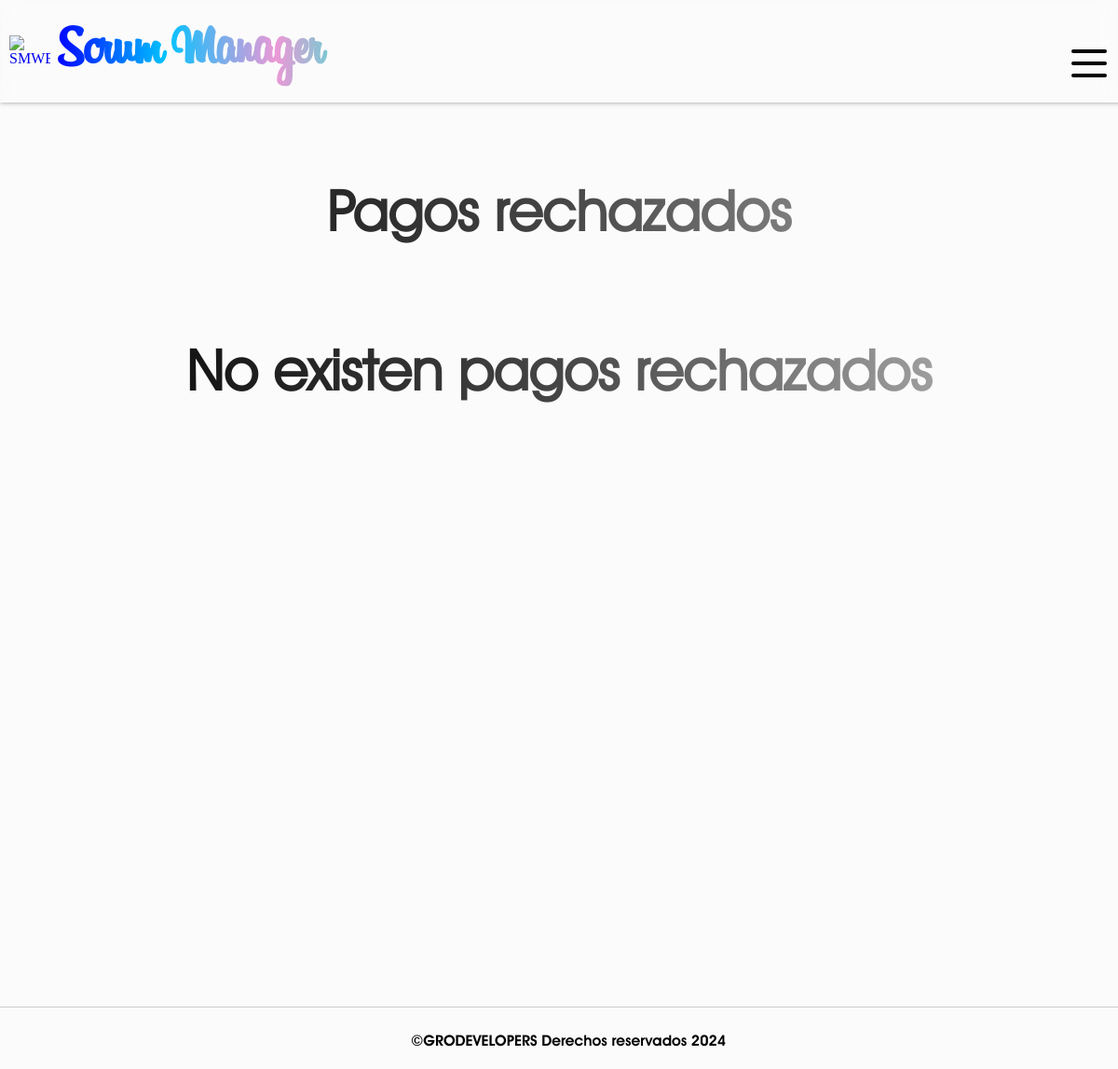
Before: /user-rejected-payments/ (signed in) with the older database file.
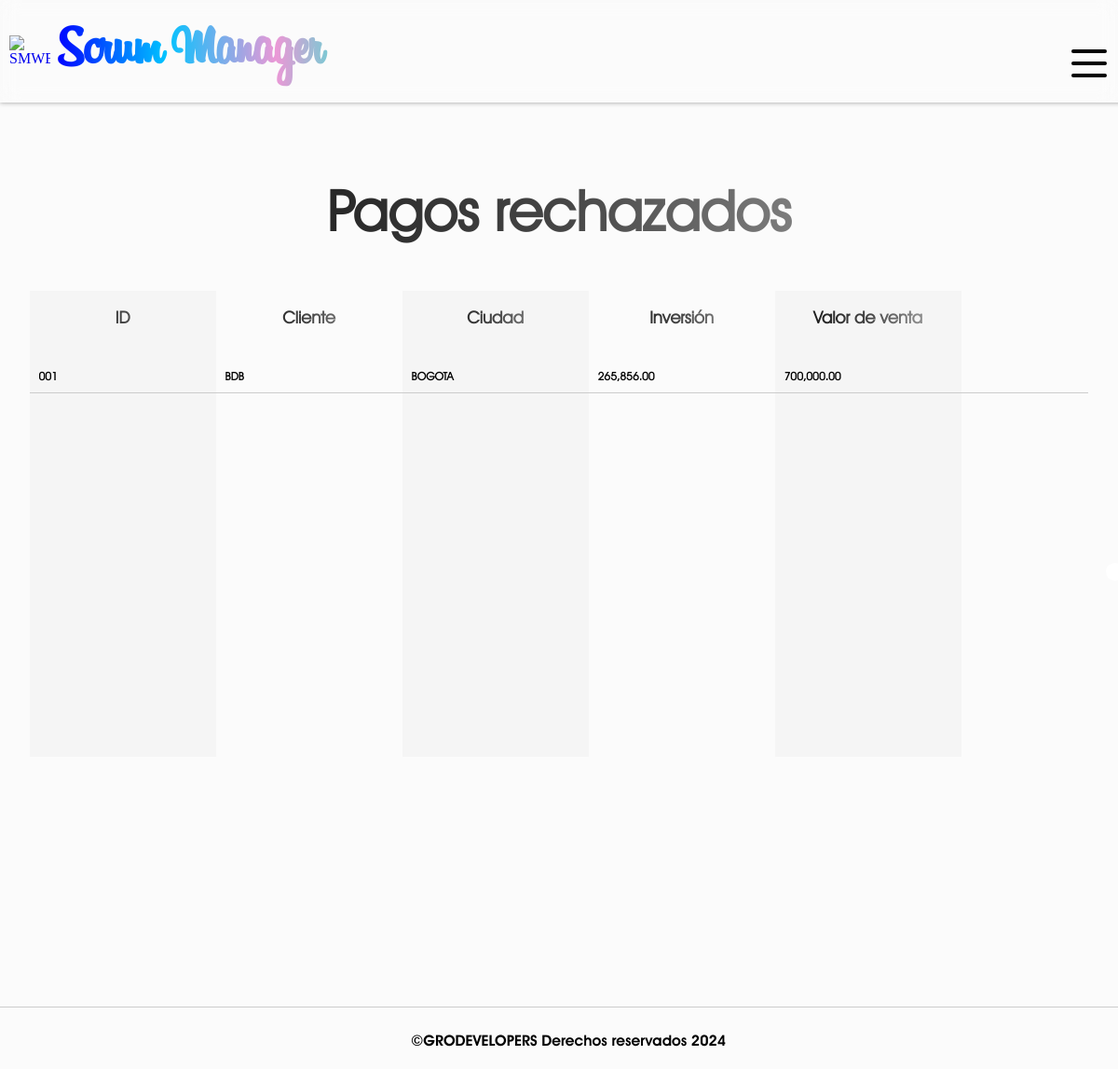
After: the same page with the newer database file.
### SMWEB/models.py (models this page shows, shortened)
class PaymentRejected(models.Model):
    order_id = models.CharField(verbose_name="Número de caso", max_length=255)
    client = models.CharField(verbose_name="Cliente", max_length=255, null=False, default="")
    city = models.CharField(verbose_name="Ciudad", max_length=255, null=False)
    invesment = models.DecimalField(verbose_name="Inversión", max_digits=20, decimal_places=2, null= True)
    sales_value = models.DecimalField(verbose_name="Valor de venta", max_digits=20, decimal_places=2, null= True)
    service_description = models.TextField(verbose_name="Descripción del servicio")
    in_charge = models.CharField(verbose_name="Encargado", max_length=255, null=False, default="")
    company = models.CharField(verbose_name="Empresa", max_length=255, null=False, default="")
    account_owner = models.CharField(verbose_name="Propietario de la cuenta", max_length=255, default="")
    bank_account = models.CharField(verbose_name="Banco", max_length=255, default="")
    account_number = models.CharField(verbose_name="Número de cuenta", max_length=255, default="")
    type_account = models.CharField(verbose_name="Tipo de cuenta", max_length=255, default="")
    amount = models.IntegerField(verbose_name="Pago")
    comments = models.TextField(verbose_name="Comentarios")
    made_by = models.CharField(verbose_name="Realizado por", max_length=255)
    created_at = models.DateField(verbose_name="Creado el")
    rejected_at = models.DateField(verbose_name="Rechazado el", auto_now_add=True)
    rejected_by = models.CharField(verbose_name="Rechazado por", max_length=255)
    class Meta:
        verbose_name = 'Pago rechazado'
        verbose_name_plural = 'Pagos rechazados'

### SMWEB/views.py (the view)
# urls.py: path('user-rejected-payments/', views.user_rejected_payments, name='user-rejected-payments'),
@login_required(login_url=inicio)
def user_rejected_payments(request):
    user_rol = request.user.rol
    user_company = request.user.company_id
    first_name = request.user.first_name
    if user_rol != 'gestor':
        messages.warning(request, f'Tu rol de {user_rol} no te permite acceder a los pagos rechazados')
        return redirect('inicio')
    payments = PaymentRejected.objects.filter(company = user_company).filter(in_charge = first_name.upper()).order_by('-created_at')
    formatted_invesment = []
    formatted_sales = []
    formatted_payments = []
    for payment in payments:
        if payment.invesment is not None:
            invesment = format_amount(payment.invesment)
            formatted_invesment.append(invesment)
        else:
            formatted_invesment.append(0)
        if payment.sales_value is not None:
            sales = format_amount(payment.sales_value)
            formatted_sales.append(sales)
        else:
            formatted_sales.append(0)
        if payment.amount is not None:
            payment_amount = format_amount(payment.amount)
            formatted_payments.append(payment_amount)
        else:
            formatted_payments.append(0)
    return render(request, 'user_rejected_payments.html',{
        'payments': payments,
        'formatted_invesment': formatted_invesment,
        'formatted_sales': formatted_sales,
        'formatted_payments': formatted_payments
    })

### SMWEB/context_processors.py (called while the page is built)
def get_status(request):
    if request.user.is_authenticated:
        id = request.user.company_id
        company = Company.objects.get(id = id)
        return {
            'company': company
        }
    else:
        return {
            'company' : False
        }

def get_rejected_payments(request):
    if request.user.is_authenticated:
        company_id = request.user.company_id
        first_name = request.user.first_name
        rejected_payments = PaymentRejected.objects.filter(company = company_id).filter(in_charge = first_name.upper()).count()
        return {
            'rejected_payments': rejected_payments
        }
    return {
        'rejected_payments': False
        }

def get_payments(request):
    if request.user.is_authenticated:
        company_id = request.user.company_id
        rejected_payments = OrderPayment.objects.filter(company = company_id).count()
        return {
            'payments': rejected_payments
        }
    return {
        'payments': False
        }

### SMWEB/models.py (called while the page is built)
    def __str__(self):
        return self.name

### SMWEB/utils.py (called while the page is built)
def format_amount(amount):
    return f"{amount:,.2f}"

### SMWEB/templates/user_rejected_payments.html (shortened to what this page needs)
{% extends "layout.html" %}
{% block content %}
    {% if company.status %}
        <h1 id="title" >Pagos rechazados</h1>
        {% if payments %}
            <section id="payments">
                <div class="payments__column payments__column--id">
                    <h3 class="column__title">ID</h3>
                    {% for payment in payments %}
                        <div class="payments__element payments__element-id"><a href='{% url "handle-rejected-payment" payment.id %}'>{{payment.order_id}}</a></div>
                    {% endfor %}
                </div>
                <div class="payments__column payments__column--client">
                    <h3 class="column__title">Cliente</h3>
                    {% for payment in payments %}
                        <div class="payments__element payments__element-client">{{payment.client}}</div>
                    {% endfor %}
                </div>
                <div class="payments__column payments__column--city">
                    <h3 class="column__title">Ciudad</h3>
                    {% for payment in payments %}
                        <div class="payments__element payments__element-city">{{payment.city}}</div>
                    {% endfor %}
                </div>
                <div class="payments__column payments__column--invesment">
                    <h3 class="column__title">Inversión</h3>
                    {% for invesment in formatted_invesment %}
                        <div class="payments__element payments__element-invesment">{{invesment}}</div>
                    {% endfor %}
                </div>
                <div class="payments__column payments__column--sales_value">
                    <h3 class="column__title">Valor de venta</h3>
                    {% for sales in formatted_sales %}
                        <div class="payments__element payments__element-sales_value">{{sales}}</div>
                    {% endfor %}
                </div>
                <div class="payments__column payments__column--service_description">
                    <h3 class="column__title">Descripción</h3>
                    {% for payment in payments %}
                        <div class="payments__element payments__element-service_description">{{payment.service_description}}</div>
                    {% endfor %}
                </div>
            </section>
        {% else %}
            <h1 id="title" >No existen pagos rechazados</h1>
        {% endif %}
    {% else %}
        <h1 id="title" >Lo siento {{user.first_name}}, tu empresa se encuentra inactiva</h1>
    {% endif %}
{% endblock %}

Changed rows visible on the page:
added PaymentRejected: order_id "001", client "BDB", city "BOGOTA"
Other visible differences:
text no longer shown: "No existen pagos rechazados"
text now shown: "ID Cliente Ciudad Inversión Valor de venta"
new list line: "265,856.00"
new list line: "700,000.00"
